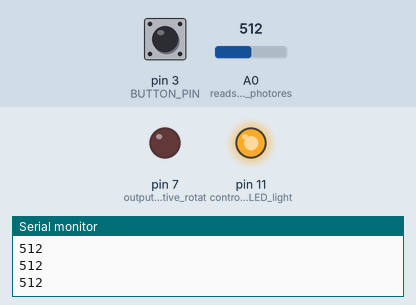
Recording of a sketch running on a simulated Arduino Uno, built with avr-gcc and run on an emulated ATmega328P. Shown: output pins drawn as LEDs (lit = HIGH), the last lines printed to the serial monitor. The test bench sets the inputs (shaded band); at power-on: pin 3 (BUTTON_PIN) HIGH, A0 (reads_input_from_photores) = 512.

Above: at 1.2 s.
1.3 s: pin 3 (BUTTON_PIN) pulled LOW for 0.15 s
4.4 s: A0 (reads_input_from_photores) set to 306
7.4 s: A0 (reads_input_from_photores) set to 348
At 8.7 s:
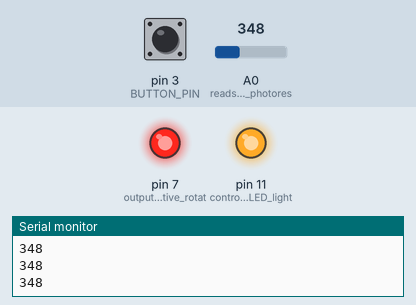
10.2 s: A0 (reads_input_from_photores) set to 374
At 10.8 s:
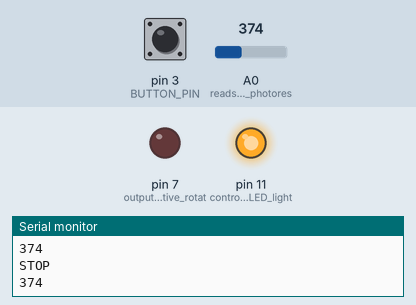
Timing chart, 0 to 12.8 s (numbered marks = the images above; inputs shaded):
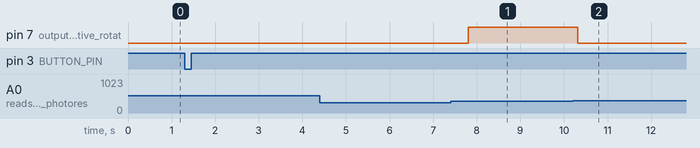

The sketch:

ChemEcarExpv4_updated_withbutton.ino
```cpp
#define BUTTON_PIN 3

int LDRvalue = 0;          // initiate photoresistor value
int motorValue = 0;
const int readings = 20;
int ambientLight = 0;
int t = 0;
int average = 0;
static float value = 0;
bool state = false; // true = on, false = off
bool runEnd = false; // check to see if code already ran
int threshold = 0;
int timeDelay = 100;

void setup() {
	Serial.begin(9600);  // data transmission rate
 	pinMode(A0, INPUT);  // reads input from photoresistor
  pinMode(11, OUTPUT); // controls the LED light
  pinMode(7, OUTPUT);  // output for positive rotation of motor
  pinMode(BUTTON_PIN, INPUT_PULLUP); // reads input from button
  digitalWrite(11, HIGH); // turns on LED
}

void loop() {
  // button stuff
  int buttonMode = digitalRead(BUTTON_PIN);
  if (buttonMode == 0) {
    buttonPress();
  }

  // read value from LDR
  float raw = analogRead(A0);
  //value = ((value*15)+raw)/16; // gets rid of noise (maybe)
  average = raw;
  //digitalWrite(11, HIGH);

  // print reading
  Serial.println(average);
  delay(timeDelay);

  if (!runEnd) {
    if (!state) { // if off state
      if (average < ambientLight - 30) {
        Serial.println("START");
        threshold = average + 50; // sets threshold to stop motor
        state = true;
        timeDelay = 100;
        digitalWrite(7,HIGH); // turns on motor

        Serial.print("THRESHOLD: ");
        Serial.println(threshold);
      }
    } else { // if on state
      if ((average >= threshold) and (t > 10)){
        //digitalWrite(11, HIGH);
        digitalWrite(7,LOW);       // stop motor
        Serial.println("STOP");

        // stop system
        runEnd = true;
        state = false;
        timeDelay = 1000;
      }
      else {
        digitalWrite(7,HIGH);
        t++;
      }
    }
  }
}

void buttonPress() {
  // procedure to rest ambient light readings
  // code executes when button is pressed
  // takes resetTime seconds

  int resetTime = 5;
  Serial.println("RESETTING...");
  int lightReadings = 0;
  for (int i = 1; i <= resetTime; i++) {
    float raw = analogRead(A0);
    lightReadings = lightReadings + raw;
    delay(1000);
    Serial.println(i);
  }

  // calculates average ambient light reading
  ambientLight = lightReadings / resetTime;

  // resets code
  state = false;
  runEnd = false;
  t = 0;
  timeDelay = 500;

  Serial.println("RESET!");
  Serial.print("NEW AMBIENT: ");
  Serial.println(ambientLight);
  delay(1000);
}
```

chemECarRead.ino
```cpp

```

Measured:
- the behaviour switches between 355 and 356 on A0 (reads_input_from_photores) (found by bisection; images 1 and 2)
- after the input at 10.2 s, pin 7 (output_for_positive_rotat): HIGH → LOW after 0.11 s
